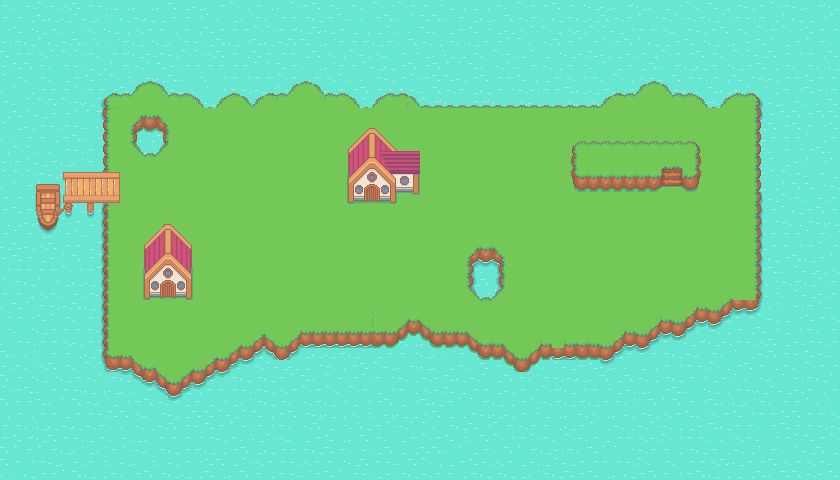

A 2D game scene composited from a Tiled map and its tileset images. What follows is a short description and the map's XML, with each tile layer's data collapsed to a summary:
An orthogonal 70x40 tile map with 12x12 px tiles, 4 tile layers (Water, Landmass, Plateau, House).

<map version="1.10" tiledversion="1.10.2" orientation="orthogonal" renderorder="right-down" width="70" height="40" tilewidth="12" tileheight="12" infinite="0" nextlayerid="6" nextobjectid="1">
 <tileset firstgid="1" source="poke.tsx" />
 <layer id="1" name="Water" width="70" height="40">
  <data>[2800 cells, 2800 non-empty, 9 distinct tile ids]</data>
 </layer>
 <layer id="2" name="Landmass" width="70" height="40">
  <data>[2800 cells, 1315 non-empty, 185 distinct tile ids]</data>
 </layer>
 <layer id="4" name="Plateau" width="70" height="40">
  <data>[2800 cells, 57 non-empty, 30 distinct tile ids]</data>
 </layer>
 <layer id="5" name="House" width="70" height="40">
  <data>[2800 cells, 161 non-empty, 158 distinct tile ids]</data>
 </layer>
</map>
